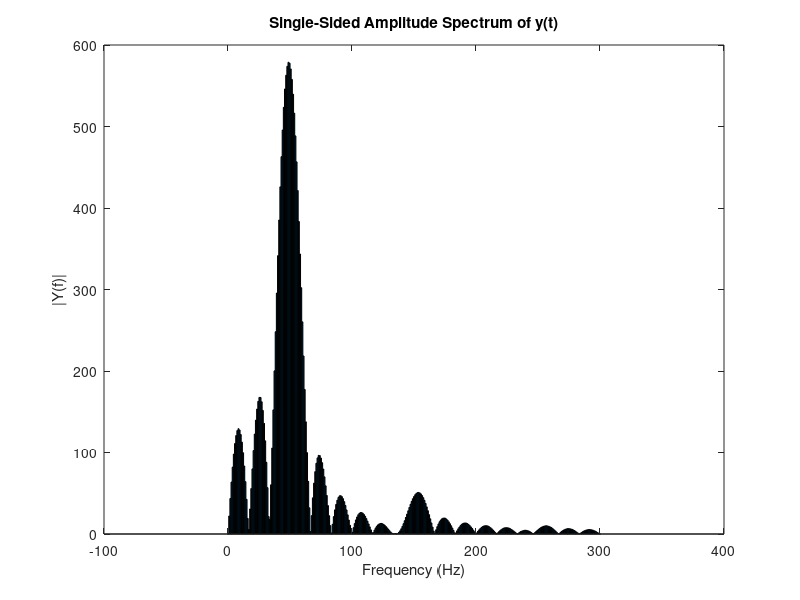

Write the MATLAB code that produced this figure.
%%%%%%%%%%%%%%%%%%%%%%%%%%%%%%%%%%%%%%%%%%%%%%%%%%%%%%%%%%%%%%%%%%%%%%%%%%%%%%%%%%%%%%%%%%%%%%%%%%%%%%%%%%%%%%%%%%%%%%%%%%%%%%%%%%%%%%%%%%%%%%%%%%%%%%%%%%%%%%%%%
%                                                                                                                                                               %
%           The aim is to                                                                                                                                       %                                                   
%           Test function thd_fft_calc()                                                                                                                        %
%           version 1, written by Kun Zhang                                                                                                                     %                                 
%                                                                                                                                                               %
%%%%%%%%%%%%%%%%%%%%%%%%%%%%%%%%%%%%%%%%%%%%%%%%%%%%%%%%%%%%%%%%%%%%%%%%%%%%%%%%%%%%%%%%%%%%%%%%%%%%%%%%%%%%%%%%%%%%%%%%%%%%%%%%%%%%%%%%%%%%%%%%%%%%%%%%%%%%%%%%%
%global      ;


%%%%%%%%%%%%%%%%%%%%%%%%%%%%%%%%%%%%%%%%%%%%%%%%%%%%%%%%%%%%%%%%%%%%%%%%%%%%%%%%%%%%%%%%%%%%%%%%%%%%%%%%%%%%%%%%%%%%%%%%%%%%%%%%%%%%%%%%%%%%%%%%%%%%%%%%%%%%%%%%%
clc;clear;close all;

fd_frequency= 50;       %fundamental frequency
fs= 9600;               %sampling frequency > 2*factor*maximum siganl frequency
ts= 0.06;               %total sampling time in seconds
L= fs*ts;               %total length
t= (0:L-1)/fs;          %n vector
i= 1;                   %counter used in loops


%%%%%%%%%%%%%%%%%%%%%%%%%%%%%%%%%%%%%%%%%%%%%%%%%%%%%%%%%%%%%%%%%%%%%%%%%%%%%%%%%%%%%%%%%%%%%%%%%%%%%%%%%%%%%%%%%%%%%%%%%%%%%%%%%%%%%%%%%%%%%%%%%%%%%%%%%%%%%%%%%
% v_out= sin(2*pi*fd_frequency*t)+0.5*sin(2*pi*3*fd_frequency*t)+0.1*sin(2*pi*5*fd_frequency*t)+0.05*sin(2*pi*7*fd_frequency*t);      %distorted signal
% thd_exp= norm([0.5 0.1 0.05],2)/norm(1,2)                                                                                           %expected THD

v_out= sin(2*pi*fd_frequency*t)+0.08*sin(2*pi*3*fd_frequency*t)+0.009*sin(2*pi*5*fd_frequency*t); 
thd_exp= norm([0.08 0.0009],2)^2/norm(1,2)^2

%newplot
%plot(t,v_out,'-x')     %plot distorted signal
%xlabel('t');
%ylabel('v_out');


%%%%%%%%%%%%%%%%%%%%%%%%%%%%%%%%%%%%%%%%%%%%%%%%%%%%%%%%%%%%%%%%%%%%%%%%%%%%%%%%%%%%%%%%%%%%%%%%%%%%%%%%%%%%%%%%%%%%%%%%%%%%%%%%%%%%%%%%%%%%%%%%%%%%%%%%%%%%%%%%%
N= 2^nextpow2(L)*10;                                            %N is the length of Y, higher N higher accuracy and computation time
Y= fft(v_out,N);                                                %FFT with N points
f= fs/2*linspace(0,1,N/2+1);                                    %one sided with N points plus piont 0                              
Y_mag= 2*abs(Y(1:N/2+1));                                       %magnitude, eliminate imaginary parts

f_dis= 300;                                                     %max frequency to be displayed
dis_b= fs/N;                                                    %distance between two points
p_int= floor(f_dis/(dis_b))+1;                                  %no. of points to get the max displayed frequency
% plot(f(1:p_int),Y_mag(1:p_int),'o')                           %plot points of FFT
bar(f(1:p_int),Y_mag(1:p_int))                                  %plot bars of FFT
title('Single-Sided Amplitude Spectrum of y(t)')
xlabel('Frequency (Hz)')
ylabel('|Y(f)|')
while i<=5
    data_f(i)= f(abs(f-(2*i-1)*fd_frequency)<dis_b/2);          %harmonics frequencies
    datavec(i)= Y_mag(abs(f-(2*i-1)*fd_frequency)<dis_b/2);     %find magnitudes corresponding to harmonics
    i= i+1;                                                     
end    
thd= (datavec(2)^2 +datavec(3)^2 +datavec(4)^2 +datavec(5)^2 )/datavec(1)^2                  %THD calculated        
